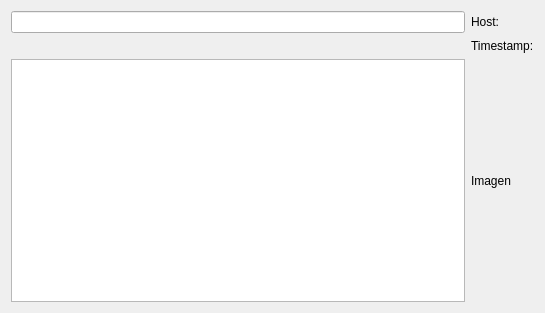
<?xml version="1.0" encoding="UTF-8"?>
<ui version="4.0">
 <class>BDDialog</class>
 <widget class="QWidget" name="BDDialog">
  <property name="geometry">
   <rect>
    <x>0</x>
    <y>0</y>
    <width>545</width>
    <height>313</height>
   </rect>
  </property>
  <property name="windowTitle">
   <string>Form</string>
  </property>
  <layout class="QGridLayout" name="gridLayout">
   <item row="2" column="1">
    <widget class="QLabel" name="label">
     <property name="text">
      <string>Imagen</string>
     </property>
    </widget>
   </item>
   <item row="0" column="0">
    <widget class="QLineEdit" name="lineEdit"/>
   </item>
   <item row="2" column="0">
    <widget class="QListWidget" name="listWidget"/>
   </item>
   <item row="0" column="1">
    <widget class="QLabel" name="hostLabel">
     <property name="text">
      <string>Host:</string>
     </property>
    </widget>
   </item>
   <item row="1" column="1">
    <widget class="QLabel" name="timestampLabel">
     <property name="text">
      <string>Timestamp:</string>
     </property>
    </widget>
   </item>
  </layout>
 </widget>
 <resources/>
 <connections/>
</ui>
